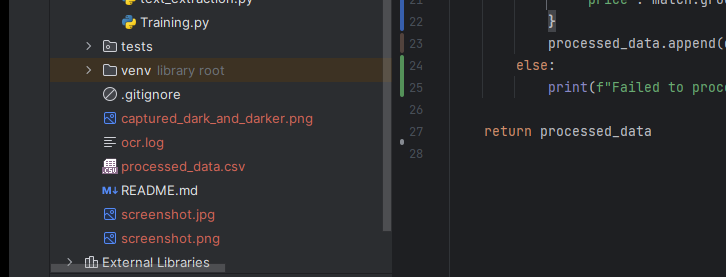
#> input picture src/captured_dark_and_darker.png, 726 x 277 px
$ python -i text_convert_color.py   (imports and definitions only)
#> lines starting #> are read from the running program, lines starting #| are printed output that depends on the picture; after the words box and inside, x2 and y2 are one past the last pixel; in counts of white or black regions, pixels touching at a corner belong together
import cv2
import pytesseract
from statistics import mode

def extract_text_and_color_from_image(image_path):
#> called with image_path = 'captured_dark_and_darker.png'
    image = cv2.imread(image_path)
#> image is the input picture: shape (277, 726, 3); mean B, G, R 44.5, 42.3, 41.9
    gray = cv2.cvtColor(image, cv2.COLOR_BGR2GRAY)
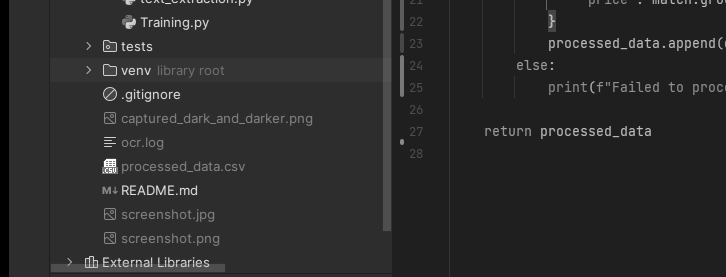
#> gray: shape (277, 726); min 0, max 255, mean 42.5
    _, binary = cv2.threshold(gray, 128, 255, cv2.THRESH_BINARY_INV)
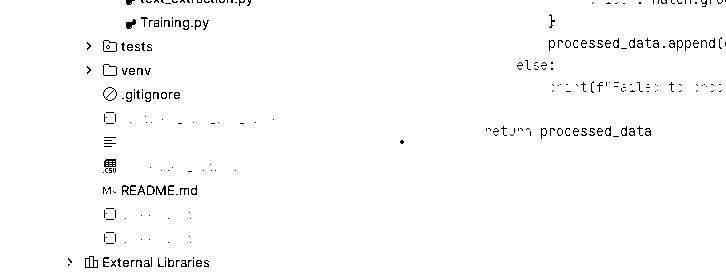
#> binary: shape (277, 726); 98.5% white; black in thin lines or dots, all inside (x1, y1, x2, y2) = (68, 0, 726, 268)

    contours, _ = cv2.findContours(binary, cv2.RETR_EXTERNAL, cv2.CHAIN_APPROX_SIMPLE)
#> contours = 5 contours, 4 with area under 20; largest, box (x1, y1, x2, y2) and area: (0, 0, 726, 277) 199772

    results = []

    for contour in contours:
        x, y, w, h = cv2.boundingRect(contour)
        roi = image[y:y+h, x:x+w]
        pixels = roi.reshape((-1, 3))
        dominant_color = mode(map(tuple, pixels))
        text = pytesseract.image_to_string(roi)
        results.append({
            'text': text.strip(),
            'color': dominant_color
        })
#> this loop made 1 pass
#> (x, y, w, h, dominant_color) on pass 1: (249, 0, 1, 1, (116, 99, 151))
#> after the loop, results = []

    return results

#> (the run stopped early here; a loop or call above may not have finished)
